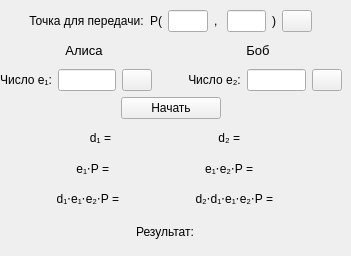
       <widget class="QWidget" name="tab_4">
        <attribute name="title">
         <string>Протокол Мэсси-Омуры</string>
        </attribute>
        <widget class="QWidget" name="verticalLayoutWidget">
         <property name="geometry">
          <rect>
           <x>0</x>
           <y>10</y>
           <width>342</width>
           <height>237</height>
          </rect>
         </property>
         <layout class="QVBoxLayout" name="verticalLayout">
          <property name="spacing">
           <number>6</number>
          </property>
          <item>
           <layout class="QHBoxLayout" name="horizontalLayout_2">
            <item>
             <spacer name="horizontalSpacer_4">
              <property name="orientation">
               <enum>Qt::Horizontal</enum>
              </property>
              <property name="sizeHint" stdset="0">
               <size>
                <width>40</width>
                <height>20</height>
               </size>
              </property>
             </spacer>
            </item>
            <item>
             <widget class="QLabel" name="label_23">
              <property name="text">
               <string>Точка для передачи:</string>
              </property>
              <property name="textFormat">
               <enum>Qt::AutoText</enum>
              </property>
              <property name="alignment">
               <set>Qt::AlignCenter</set>
              </property>
             </widget>
            </item>
            <item>
             <widget class="QLabel" name="label_27">
              <property name="text">
               <string>P(</string>
              </property>
              <property name="alignment">
               <set>Qt::AlignRight|Qt::AlignTrailing|Qt::AlignVCenter</set>
              </property>
             </widget>
            </item>
            <item>
             <widget class="QLineEdit" name="xMOLineEdit">
              <property name="maximumSize">
               <size>
                <width>50</width>
                <height>16777215</height>
               </size>
              </property>
              <property name="alignment">
               <set>Qt::AlignRight|Qt::AlignTrailing|Qt::AlignVCenter</set>
              </property>
             </widget>
            </item>
            <item>
             <widget class="QLabel" name="label_28">
              <property name="text">
               <string>, </string>
              </property>
              <property name="alignment">
               <set>Qt::AlignCenter</set>
              </property>
             </widget>
            </item>
            <item>
             <widget class="QLineEdit" name="yMOLineEdit">
              <property name="maximumSize">
               <size>
                <width>50</width>
                <height>16777215</height>
               </size>
              </property>
              <property name="alignment">
               <set>Qt::AlignRight|Qt::AlignTrailing|Qt::AlignVCenter</set>
              </property>
             </widget>
            </item>
            <item>
             <widget class="QLabel" name="label_26">
              <property name="text">
               <string>)</string>
              </property>
             </widget>
            </item>
            <item>
             <widget class="QPushButton" name="randomPointMOButton">
              <property name="maximumSize">
               <size>
                <width>30</width>
                <height>16777215</height>
               </size>
              </property>
              <property name="text">
               <string/>
              </property>
              <property name="icon">
               <iconset>
                <normaloff>play.png</normaloff>play.png</iconset>
              </property>
             </widget>
            </item>
            <item>
             <spacer name="horizontalSpacer_3">
              <property name="orientation">
               <enum>Qt::Horizontal</enum>
              </property>
              <property name="sizeHint" stdset="0">
               <size>
                <width>40</width>
                <height>20</height>
               </size>
              </property>
             </spacer>
            </item>
           </layout>
          </item>
          <item>
           <layout class="QHBoxLayout" name="horizontalLayout_11">
            <item>
             <widget class="QLabel" name="label_35">
              <property name="font">
               <font>
                <pointsize>10</pointsize>
               </font>
              </property>
              <property name="text">
               <string>Алиса</string>
              </property>
              <property name="alignment">
               <set>Qt::AlignCenter</set>
              </property>
             </widget>
            </item>
            <item>
             <widget class="QLabel" name="label_29">
              <property name="font">
               <font>
                <pointsize>10</pointsize>
               </font>
              </property>
              <property name="text">
               <string>Боб</string>
              </property>
              <property name="alignment">
               <set>Qt::AlignCenter</set>
              </property>
             </widget>
            </item>
           </layout>
          </item>
          <item>
           <layout class="QHBoxLayout" name="horizontalLayout_6">
            <item>
             <spacer name="horizontalSpacer_10">
              <property name="orientation">
               <enum>Qt::Horizontal</enum>
              </property>
              <property name="sizeType">
               <enum>QSizePolicy::Expanding</enum>
              </property>
              <property name="sizeHint" stdset="0">
               <size>
                <width>50</width>
                <height>20</height>
               </size>
              </property>
             </spacer>
            </item>
            <item>
             <widget class="QLabel" name="label_16">
              <property name="text">
               <string>Число e₁:</string>
              </property>
              <property name="alignment">
               <set>Qt::AlignCenter</set>
              </property>
             </widget>
            </item>
            <item>
             <widget class="QLineEdit" name="valueEMOLineEdit_1">
              <property name="toolTip">
               <string>Взаимопростое с кол-вом точек</string>
              </property>
              <property name="alignment">
               <set>Qt::AlignCenter</set>
              </property>
             </widget>
            </item>
            <item>
             <widget class="QPushButton" name="randomValueEMOButton_1">
              <property name="maximumSize">
               <size>
                <width>30</width>
                <height>16777215</height>
               </size>
              </property>
              <property name="text">
               <string/>
              </property>
              <property name="icon">
               <iconset>
                <normaloff>play.png</normaloff>play.png</iconset>
              </property>
             </widget>
            </item>
            <item>
             <spacer name="horizontalSpacer_2">
              <property name="orientation">
               <enum>Qt::Horizontal</enum>
              </property>
              <property name="sizeType">
               <enum>QSizePolicy::MinimumExpanding</enum>
              </property>
              <property name="sizeHint" stdset="0">
               <size>
                <width>30</width>
                <height>20</height>
               </size>
              </property>
             </spacer>
            </item>
            <item>
             <widget class="QLabel" name="label_30">
              <property name="text">
               <string>Число e₂:</string>
              </property>
              <property name="alignment">
               <set>Qt::AlignCenter</set>
              </property>
             </widget>
            </item>
            <item>
             <widget class="QLineEdit" name="valueEMOLineEdit_2">
              <property name="toolTip">
               <string>Взаимопростое с кол-вом точек</string>
              </property>
              <property name="alignment">
               <set>Qt::AlignCenter</set>
              </property>
             </widget>
            </item>
            <item>
             <widget class="QPushButton" name="randomValueEMOButton_2">
              <property name="maximumSize">
               <size>
                <width>30</width>
                <height>16777215</height>
               </size>
              </property>
              <property name="text">
               <string/>
              </property>
              <property name="icon">
               <iconset>
                <normaloff>play.png</normaloff>play.png</iconset>
              </property>
             </widget>
            </item>
            <item>
             <spacer name="horizontalSpacer_11">
              <property name="orientation">
               <enum>Qt::Horizontal</enum>
              </property>
              <property name="sizeType">
               <enum>QSizePolicy::Expanding</enum>
              </property>
              <property name="sizeHint" stdset="0">
               <size>
                <width>50</width>
                <height>20</height>
               </size>
              </property>
             </spacer>
            </item>
           </layout>
          </item>
          <item>
           <layout class="QHBoxLayout" name="horizontalLayout_5">
            <item>
             <widget class="QPushButton" name="protocolMOButton">
              <property name="maximumSize">
               <size>
                <width>100</width>
                <height>16777215</height>
               </size>
              </property>
              <property name="text">
               <string>Начать</string>
              </property>
              <property name="autoDefault">
               <bool>true</bool>
              </property>
             </widget>
            </item>
           </layout>
          </item>
          <item>
           <layout class="QHBoxLayout" name="horizontalLayout_12">
            <item>
             <spacer name="horizontalSpacer_12">
              <property name="orientation">
               <enum>Qt::Horizontal</enum>
              </property>
              <property name="sizeType">
               <enum>QSizePolicy::Expanding</enum>
              </property>
              <property name="sizeHint" stdset="0">
               <size>
                <width>50</width>
                <height>20</height>
               </size>
              </property>
             </spacer>
            </item>
            <item>
             <widget class="QLabel" name="label_36">
              <property name="text">
               <string>d₁ =</string>
              </property>
              <property name="alignment">
               <set>Qt::AlignRight|Qt::AlignTrailing|Qt::AlignVCenter</set>
              </property>
             </widget>
            </item>
            <item>
             <widget class="QLabel" name="resultDMOLabel_1">
              <property name="text">
               <string/>
              </property>
             </widget>
            </item>
            <item>
             <spacer name="horizontalSpacer_13">
              <property name="orientation">
               <enum>Qt::Horizontal</enum>
              </property>
              <property name="sizeType">
               <enum>QSizePolicy::MinimumExpanding</enum>
              </property>
              <property name="sizeHint" stdset="0">
               <size>
                <width>30</width>
                <height>20</height>
               </size>
              </property>
             </spacer>
            </item>
            <item>
             <widget class="QLabel" name="label_37">
              <property name="text">
               <string>d₂ =</string>
              </property>
              <property name="alignment">
               <set>Qt::AlignRight|Qt::AlignTrailing|Qt::AlignVCenter</set>
              </property>
             </widget>
            </item>
            <item>
             <widget class="QLabel" name="resultDMOLabel_2">
              <property name="text">
               <string/>
              </property>
             </widget>
            </item>
            <item>
             <spacer name="horizontalSpacer_14">
              <property name="orientation">
               <enum>Qt::Horizontal</enum>
              </property>
              <property name="sizeType">
               <enum>QSizePolicy::Expanding</enum>
              </property>
              <property name="sizeHint" stdset="0">
               <size>
                <width>50</width>
                <height>20</height>
               </size>
              </property>
             </spacer>
            </item>
           </layout>
          </item>
          <item>
           <layout class="QHBoxLayout" name="horizontalLayout_13">
            <item>
             <spacer name="horizontalSpacer_15">
              <property name="orientation">
               <enum>Qt::Horizontal</enum>
              </property>
              <property name="sizeType">
               <enum>QSizePolicy::Expanding</enum>
              </property>
              <property name="sizeHint" stdset="0">
               <size>
                <width>50</width>
                <height>20</height>
               </size>
              </property>
             </spacer>
            </item>
            <item>
             <widget class="QLabel" name="label_42">
              <property name="text">
               <string>e₁⋅P =</string>
              </property>
              <property name="alignment">
               <set>Qt::AlignRight|Qt::AlignTrailing|Qt::AlignVCenter</set>
              </property>
             </widget>
            </item>
            <item>
             <widget class="QLabel" name="resultEMOLabel">
              <property name="text">
               <string/>
              </property>
             </widget>
            </item>
            <item>
             <spacer name="horizontalSpacer_16">
              <property name="orientation">
               <enum>Qt::Horizontal</enum>
              </property>
              <property name="sizeType">
               <enum>QSizePolicy::MinimumExpanding</enum>
              </property>
              <property name="sizeHint" stdset="0">
               <size>
                <width>30</width>
                <height>20</height>
               </size>
              </property>
             </spacer>
            </item>
            <item>
             <widget class="QLabel" name="label_45">
              <property name="text">
               <string>e₁⋅e₂⋅P =</string>
              </property>
              <property name="alignment">
               <set>Qt::AlignRight|Qt::AlignTrailing|Qt::AlignVCenter</set>
              </property>
             </widget>
            </item>
            <item>
             <widget class="QLabel" name="resultEEMOLabel">
              <property name="text">
               <string/>
              </property>
             </widget>
            </item>
            <item>
             <spacer name="horizontalSpacer_17">
              <property name="orientation">
               <enum>Qt::Horizontal</enum>
              </property>
              <property name="sizeType">
               <enum>QSizePolicy::Expanding</enum>
              </property>
              <property name="sizeHint" stdset="0">
               <size>
                <width>50</width>
                <height>20</height>
               </size>
              </property>
             </spacer>
            </item>
           </layout>
          </item>
          <item>
           <layout class="QHBoxLayout" name="horizontalLayout_20">
            <item>
             <spacer name="horizontalSpacer_31">
              <property name="orientation">
               <enum>Qt::Horizontal</enum>
              </property>
              <property name="sizeHint" stdset="0">
               <size>
                <width>40</width>
                <height>20</height>
               </size>
              </property>
             </spacer>
            </item>
            <item>
             <widget class="QLabel" name="label_55">
              <property name="text">
               <string>d₁⋅e₁⋅e₂⋅P =</string>
              </property>
              <property name="alignment">
               <set>Qt::AlignRight|Qt::AlignTrailing|Qt::AlignVCenter</set>
              </property>
             </widget>
            </item>
            <item>
             <widget class="QLabel" name="resultDEEMOLabel">
              <property name="text">
               <string/>
              </property>
             </widget>
            </item>
            <item>
             <spacer name="horizontalSpacer_33">
              <property name="orientation">
               <enum>Qt::Horizontal</enum>
              </property>
              <property name="sizeType">
               <enum>QSizePolicy::MinimumExpanding</enum>
              </property>
              <property name="sizeHint" stdset="0">
               <size>
                <width>30</width>
                <height>20</height>
               </size>
              </property>
             </spacer>
            </item>
            <item>
             <widget class="QLabel" name="label_57">
              <property name="text">
               <string>d₂⋅d₁⋅e₁⋅e₂⋅P =</string>
              </property>
              <property name="alignment">
               <set>Qt::AlignRight|Qt::AlignTrailing|Qt::AlignVCenter</set>
              </property>
             </widget>
            </item>
            <item>
             <widget class="QLabel" name="resultDDEEMOLabel">
              <property name="text">
               <string/>
              </property>
             </widget>
            </item>
            <item>
             <spacer name="horizontalSpacer_32">
              <property name="orientation">
               <enum>Qt::Horizontal</enum>
              </property>
              <property name="sizeHint" stdset="0">
               <size>
                <width>40</width>
                <height>20</height>
               </size>
              </property>
             </spacer>
            </item>
           </layout>
          </item>
          <item>
           <layout class="QHBoxLayout" name="horizontalLayout_7">
            <item>
             <spacer name="horizontalSpacer_8">
              <property name="orientation">
               <enum>Qt::Horizontal</enum>
              </property>
              <property name="sizeHint" stdset="0">
               <size>
                <width>40</width>
                <height>20</height>
               </size>
              </property>
             </spacer>
            </item>
            <item>
             <widget class="QLabel" name="label_48">
              <property name="minimumSize">
               <size>
                <width>0</width>
                <height>30</height>
               </size>
              </property>
              <property name="text">
               <string>Результат:</string>
              </property>
              <property name="alignment">
               <set>Qt::AlignCenter</set>
              </property>
             </widget>
            </item>
            <item>
             <widget class="QLabel" name="resultProtocolMO">
              <property name="text">
               <string/>
              </property>
              <property name="alignment">
               <set>Qt::AlignCenter</set>
              </property>
             </widget>
            </item>
            <item>
             <spacer name="horizontalSpacer_9">
              <property name="orientation">
               <enum>Qt::Horizontal</enum>
              </property>
              <property name="sizeHint" stdset="0">
               <size>
                <width>40</width>
                <height>20</height>
               </size>
              </property>
             </spacer>
            </item>
           </layout>
          </item>
         </layout>
        </widget>
       </widget>
